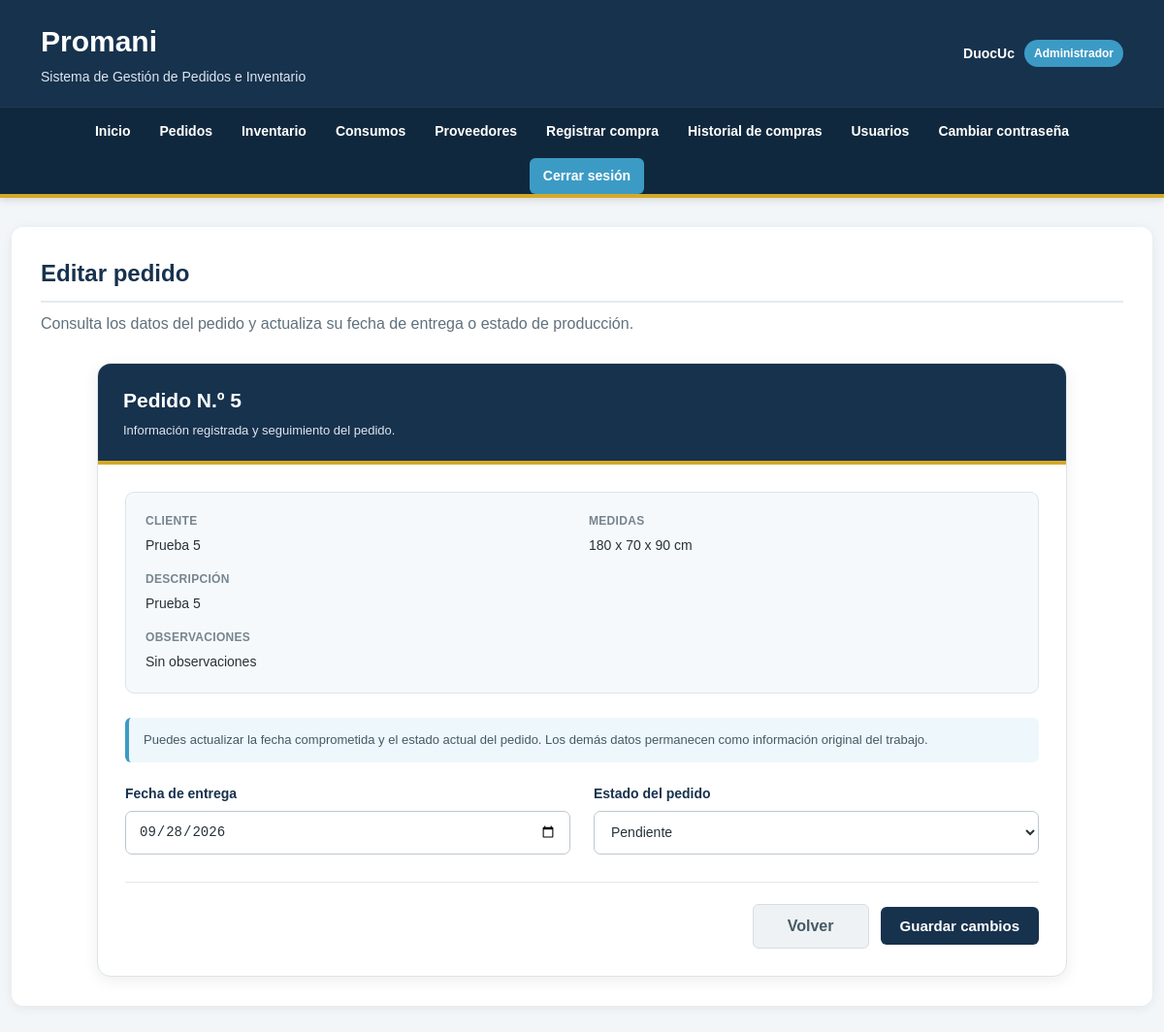
The app's page /editar-pedido/5 (signed in) with its own data.
### tables this page shows
CREATE TABLE pedidos (
    id INTEGER PRIMARY KEY AUTOINCREMENT,
    cliente TEXT NOT NULL,
    descripcion TEXT NOT NULL,
    medidas TEXT,
    estado TEXT NOT NULL,
    observaciones TEXT
, fecha_entrega TEXT);

### app.py (the view, shortened to what this page needs)
@app.route(
    "/editar-pedido/<int:pedido_id>",
    methods=["GET", "POST"]
)
def editar_pedido(pedido_id):
    conexion = sqlite3.connect("promani.db")
    conexion.row_factory = sqlite3.Row
    cursor = conexion.cursor()
    pedido = cursor.execute("""
        SELECT *
        FROM pedidos
        WHERE id = ?
    """, (
        pedido_id,
    )).fetchone()
    if pedido is None:
        conexion.close()
        return "El pedido no existe."
    conexion.close()
    return render_template(
        "editar_pedido.html",
        pedido=pedido
    )

### app.py (called while the page is built)
@app.before_request
def proteger_sistema():
    rutas_publicas = [
        "login",
        "static"
    ]
    rutas_administrador = [
        "proveedores",
        "nuevo_proveedor",
        "nueva_compra",
        "compras",
        "usuarios",
        "nuevo_usuario",
        "editar_usuario",
        "eliminar_usuario",
        "restablecer_contrasena"
    ]
    if request.endpoint not in rutas_publicas:
        if "usuario_id" not in session:
            return redirect(url_for("login"))
    if request.endpoint in rutas_administrador:
        if session.get("rol") != "administrador":
            return redirect(url_for("inicio"))

### templates/editar_pedido.html (shortened to what this page needs)
{% extends "base.html" %}
{% block content %}
<div class="formulario-pagina">
    <section class="formulario-encabezado">
        <h2>
            Editar pedido
        </h2>
        <p>
            Consulta los datos del pedido y actualiza su fecha de entrega
            o estado de producción.
        </p>
    </section>
    <section class="formulario-card">
        <div class="formulario-card-header">
            <h3>
                Pedido N.º {{ pedido["id"] }}
            </h3>
            <p>
                Información registrada y seguimiento del pedido.
            </p>
        </div>
        <div class="formulario-card-body">
            <div class="resumen-pedido">
                <div class="resumen-item">
                    <span class="resumen-etiqueta">
                        Cliente
                    </span>
                    <span class="resumen-valor">
                        {{ pedido["cliente"] }}
                    </span>
                </div>
                <div class="resumen-item">
                    <span class="resumen-etiqueta">
                        Medidas
                    </span>
                    <span class="resumen-valor">
                        {% if pedido["medidas"] %}
                            {{ pedido["medidas"] }}
                        {% else %}
                            Sin información
                        {% endif %}
                    </span>
                </div>
                <div class="resumen-item resumen-item-completo">
                    <span class="resumen-etiqueta">
                        Descripción
                    </span>
                    <span class="resumen-valor">
                        {{ pedido["descripcion"] }}
                    </span>
                </div>
                <div class="resumen-item resumen-item-completo">
                    <span class="resumen-etiqueta">
                        Observaciones
                    </span>
                    <span class="resumen-valor">
                        {% if pedido["observaciones"] %}
                            {{ pedido["observaciones"] }}
                        {% else %}
                            Sin observaciones
                        {% endif %}
                    </span>
                </div>
            </div>
            <div class="aviso-formulario">
                Puedes actualizar la fecha comprometida y el estado actual del pedido.
                Los demás datos permanecen como información original del trabajo.
            </div>
            <form
                method="POST"
                action="/editar-pedido/{{ pedido['id'] }}"
                class="formulario-promani"
            >
                <div class="formulario-grid">
                    <div class="campo-formulario">
                        <label for="fecha_entrega">
                            Fecha de entrega
                        </label>
                        <input
                            type="date"
                            id="fecha_entrega"
                            name="fecha_entrega"
                            value="{{ pedido['fecha_entrega'] or '' }}"
                            required
                        >
                    </div>
                    <div class="campo-formulario">
                        <label for="estado">
                            Estado del pedido
                        </label>
                        <select
                            id="estado"
                            name="estado"
                            required
                        >
                            <option
                                value="Pendiente"
                                {% if pedido["estado"] == "Pendiente" %}
                                    selected
                                {% endif %}
                            >
                                Pendiente
                            </option>
                        </select>
                    </div>
                </div>
                <div class="formulario-acciones">
                    <a
                        href="/pedidos"
                        class="boton-volver"
                    >
                        Volver
                    </a>
                    <button type="submit">
                        Guardar cambios
                    </button>
                </div>
            </form>
        </div>
    </section>
</div>
{% endblock %}

### static/style.css (style rules this page uses)
* { box-sizing: border-box; }
html { scroll-behavior: smooth; }
body { margin: 0; font-family: Arial, Helvetica, sans-serif; background-color: #f3f6f8; color: #263238; line-height: 1.5; }
main h2 { color: #17324d; margin-top: 0; margin-bottom: 20px; padding-bottom: 10px; border-bottom: 2px solid #e5e9ed; }
main h3 { color: #17324d; }
main p { color: #455a64; }
main a { display: inline-block; background-color: #3c9bc5; color: white; padding: 9px 16px; border-radius: 6px; text-decoration: none; font-weight: 600; transition: 0.2s; }
form { max-width: 650px; background-color: #f8fafb; padding: 25px; border: 1px solid #dfe5e9; border-radius: 9px; }
label { display: block; margin-top: 15px; margin-bottom: 6px; font-weight: 600; color: #17324d; }
input, select, textarea { width: 100%; padding: 11px 12px; border: 1px solid #bcc7cf; border-radius: 6px; background-color: white; font-size: 15px; color: #263238; outline: none; transition: 0.2s; }
button { margin-top: 22px; background-color: #17324d; color: white; border: none; padding: 11px 20px; border-radius: 6px; font-size: 15px; font-weight: 600; cursor: pointer; transition: 0.2s; }

### static/formularios.css (style rules this page uses)
.formulario-pagina { width: 100%; }
.formulario-encabezado { margin-bottom: 28px; }
.formulario-encabezado h2 { margin-bottom: 10px; }
.formulario-encabezado p { margin: 0; max-width: 800px; color: #60717d; }
.formulario-card { max-width: 1000px; margin: 0 auto; background-color: #ffffff; border: 1px solid #dce4e9; border-radius: 14px; box-shadow: 0 4px 16px rgba(0, 0, 0, 0.07); overflow: hidden; }
.formulario-card-header { padding: 22px 26px; background-color: #17324d; color: white; border-bottom: 4px solid #d5a928; }
.formulario-card-header h3 { margin: 0 0 5px; color: white; font-size: 21px; }
.formulario-card-header p { margin: 0; color: #dce6ef; font-size: 13px; }
.formulario-card-body { padding: 28px; }
.formulario-promani { max-width: none; margin: 0; padding: 0; background-color: transparent; border: none; border-radius: 0; }
.formulario-grid { display: grid; grid-template-columns: repeat(2, minmax(0, 1fr)); gap: 20px 24px; }
.campo-formulario { min-width: 0; }
.campo-formulario label { margin-top: 0; margin-bottom: 7px; font-size: 14px; color: #17324d; }
.campo-formulario input, .campo-formulario select, .campo-formulario textarea { width: 100%; min-height: 45px; padding: 11px 13px; border: 1px solid #bcc7cf; border-radius: 7px; background-color: #ffffff; font-size: 14px; transition: border-color 0.2s, box-shadow 0.2s; }
.formulario-acciones { display: flex; align-items: center; justify-content: flex-end; flex-wrap: wrap; gap: 12px; margin-top: 28px; padding-top: 22px; border-top: 1px solid #e3e8ec; }
.formulario-acciones button { margin: 0; min-width: 160px; padding: 11px 20px; }
main .boton-volver { display: inline-flex; justify-content: center; align-items: center; min-width: 120px; padding: 10px 18px; background-color: #eef2f5; border: 1px solid #d6dee4; color: #455a64; border-radius: 6px; }
.resumen-pedido { display: grid; grid-template-columns: repeat(2, minmax(0, 1fr)); gap: 14px; margin-bottom: 25px; padding: 20px; background-color: #f6f9fb; border: 1px solid #dce4e9; border-radius: 9px; }
.resumen-item { min-width: 0; }
.resumen-item-completo { grid-column: 1 / -1; }
.resumen-etiqueta { display: block; margin-bottom: 4px; color: #758590; font-size: 12px; font-weight: 600; text-transform: uppercase; letter-spacing: 0.3px; }
.resumen-valor { color: #263238; font-size: 14px; overflow-wrap: anywhere; }
.aviso-formulario { margin-bottom: 22px; padding: 13px 15px; background-color: #eef7fb; border-left: 4px solid #3c9bc5; border-radius: 6px; color: #455a64; font-size: 13px; }

### records on screen
pedidos: id "5", cliente "Prueba 5", medidas "180 x 70 x 90 cm", descripcion "Prueba 5", fecha_entrega "09/28/2026", estado "Pendiente"

### other values on screen
{{ session["usuario"] }} "DuocUc"
{{ session["rol"] }} "Administrador"
